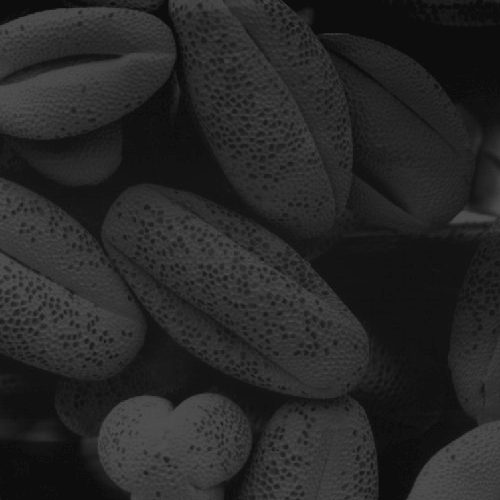
#> input picture lab3/Q3_1_2.tif, 500 x 500 px, found by its file name
$ jupyter execute hist_equ_12011923.ipynb
#> lines starting #> are read from the running program, lines starting #| are printed output that depends on the picture
#> further down, img is the input picture: shape (500, 500); min 13, max 83, mean 38.7
#| (500, 500)
[cell 1]
import cv2
import numpy as np
import matplotlib.pyplot as plt
from PIL import Image

def hist_equ_12011923(input_image):
    H,W=input_image.shape
#> H = 500; W = 500
    total=H*W*1
#> total = 250000

    output_image=np.zeros([H,W],dtype=np.uint8)
    input_hist=[]
    output_hist=[]

    #input_histogram
    for i in range(256):
        input_hist.append(np.sum(input_image==i)/(total))
#> after the loop, input_hist = 256 values, max 0.0709 at index 13, min 0 at index 0, mean 0.00391


    sum_h=0
    for i in range(0,256):
        ind=np.where(input_image==i)
        sum_h+=len(input_image[ind])
        z_prime=round(255/total*sum_h)
        output_image[ind]=z_prime
#> this loop made 256 passes
#> (ind, sum_h, z_prime) on passes 1 to 3: ((empty array, empty array), 0, 0), ((empty array, empty array), 0, 0), ((empty array, empty array), 0, 0)
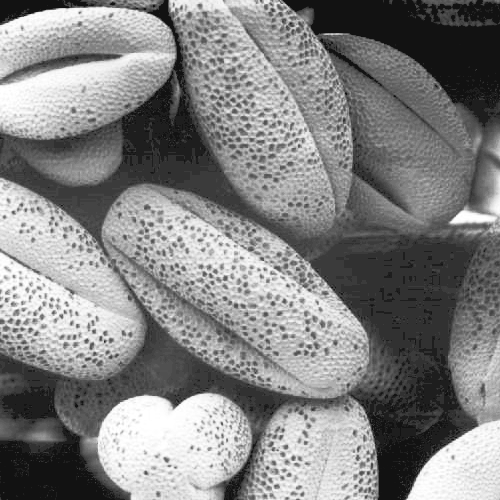
#> output_image: shape (500, 500); min 18, max 255, mean 130.9
#> after the loop, sum_h = 250000


    #output_histogram
    for i in range(256):
        output_hist.append(np.sum(output_image==i)/(total))
#> after the loop, output_hist = 256 values, max 0.0713 at index 18, min 0 at index 0, mean 0.00391

    return (output_image,input_hist,output_hist)

img=cv2.imread('Q3_1_2.tif',cv2.IMREAD_GRAYSCALE)
cv2.imshow('hhhhh',img)
cv2.waitKey(0)

print(img.shape)

x=np.arange(256)


(out,input_hist,output_hist)=hist_equ_12011923(img)
plt.imshow(out,cmap=plt.cm.gray)
plt.show()
savedimage1=Image.fromarray(out)
savedimage1.save('Q3_1_2_hist_equ_12011923.tif')
savedimage1.save('Q3_1_2_hist_equ_12011923.png')
print(out.shape)
#| (500, 500)

#plt.subplot(2, 1, 1)
plt.bar(x,input_hist)
plt.title('histogram equalization of input image')
#plt.subplot(2, 1, 2)
#plt.bar(x,output_hist)
#plt.title('histogram equalization of output image')
#plt.close
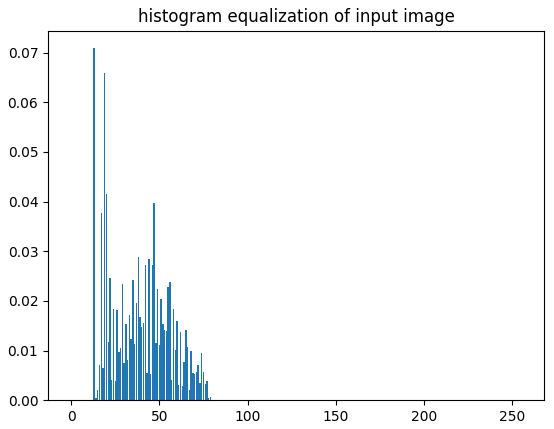
#> figure drawn by matplotlib, 1 panel; tallest bar 0.0709 high, from x = 12.6 to 13.4
